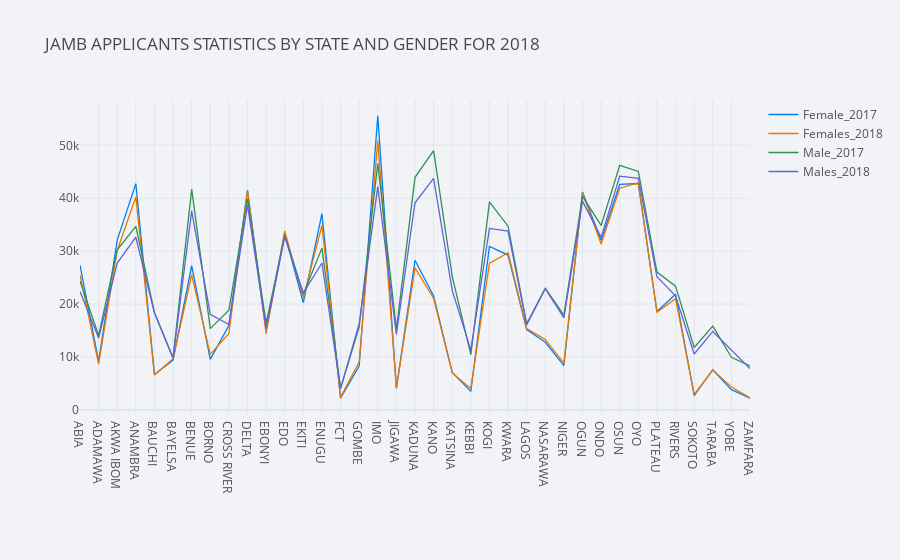

Write notebook code for a chart like this one.
### Code cell
Data1.iloc[0:37,:].iplot(x="State",y=["Female_2017","Females_2018","Male_2017","Males_2018"],
                         theme='polar',title="JAMB APPLICANTS STATISTICS BY STATE AND GENDER FOR 2018")

### Figure 1 — Plotly figure (JSON) as saved in the notebook; plotly's stock layout.template omitted (floating-point values rounded to 4 significant figures)
{"data": [{"line": {"color": "rgba(0, 128, 240, 1.0)", "dash": "solid", "shape": "linear", "width": 1.3}, "mode": "lines", "name": "Female_2017", "text": "", "type": "scatter", "x": ["ABIA                ", "ADAMAWA             ", "AKWA IBOM           ", "ANAMBRA             ", "BAUCHI              ", "BAYELSA             ", "BENUE               ", "BORNO               ", "CROSS RIVER         ", "DELTA               ", "EBONYI              ", "EDO                 ", "EKITI               ", "ENUGU               ", "FCT                 ", "GOMBE               ", "IMO                 ", "JIGAWA              ", "KADUNA              ", "KANO                ", "KATSINA             ", "KEBBI               ", "KOGI                ", "KWARA               ", "LAGOS               ", "NASARAWA            ", "NIGER               ", "OGUN                ", "ONDO                ", "OSUN                ", "OYO                 ", "PLATEAU             ", "RIVERS              ", "SOKOTO              ", "TARABA              ", "YOBE                ", "ZAMFARA             "], "y": [27351, 9187, 32081, 42764, 6681, 9416, 27239, 9547, 15948, 41554, 14962, 33260, 20250, 37086, 2192, 8288, 55593, 4056, 28272, 21517, 7098, 3499, 30889, 29263, 15180, 12785, 8349, 41190, 32060, 42600, 42772, 18581, 21838, 2691, 7593, 3825, 2209]}, {"line": {"color": "rgba(238, 118, 0, 1.0)", "dash": "solid", "shape": "linear", "width": 1.3}, "mode": "lines", "name": "Females_2018", "text": "", "type": "scatter", "x": ["ABIA                ", "ADAMAWA             ", "AKWA IBOM           ", "ANAMBRA             ", "BAUCHI              ", "BAYELSA             ", "BENUE               ", "BORNO               ", "CROSS RIVER         ", "DELTA               ", "EBONYI              ", "EDO                 ", "EKITI               ", "ENUGU               ", "FCT                 ", "GOMBE               ", "IMO                 ", "JIGAWA              ", "KADUNA              ", "KANO                ", "KATSINA             ", "KEBBI               ", "KOGI                ", "KWARA               ", "LAGOS               ", "NASARAWA            ", "NIGER               ", "OGUN                ", "ONDO                ", "OSUN                ", "OYO                 ", "PLATEAU             ", "RIVERS              ", "SOKOTO              ", "TARABA              ", "YOBE                ", "ZAMFARA             "], "y": [25487, 8636, 30120, 40242, 6615, 9676, 25514, 10482, 14437, 41373, 14418, 33826, 21161, 34877, 2411, 9021, 50866, 4109, 26854, 21066, 6985, 4053, 27688, 29718, 15375, 13298, 8827, 41006, 31342, 41893, 42910, 18451, 21006, 2926, 7530, 4315, 2279]}, {"line": {"color": "rgba(48, 144, 84, 1.0)", "dash": "solid", "shape": "linear", "width": 1.3}, "mode": "lines", "name": "Male_2017", "text": "", "type": "scatter", "x": ["ABIA                ", "ADAMAWA             ", "AKWA IBOM           ", "ANAMBRA             ", "BAUCHI              ", "BAYELSA             ", "BENUE               ", "BORNO               ", "CROSS RIVER         ", "DELTA               ", "EBONYI              ", "EDO                 ", "EKITI               ", "ENUGU               ", "FCT                 ", "GOMBE               ", "IMO                 ", "JIGAWA              ", "KADUNA              ", "KANO                ", "KATSINA             ", "KEBBI               ", "KOGI                ", "KWARA               ", "LAGOS               ", "NASARAWA            ", "NIGER               ", "OGUN                ", "ONDO                ", "OSUN                ", "OYO                 ", "PLATEAU             ", "RIVERS              ", "SOKOTO              ", "TARABA              ", "YOBE                ", "ZAMFARA             "], "y": [24299, 14056, 30260, 34688, 18427, 9831, 41731, 15351, 18838, 39924, 16412, 33001, 21845, 30569, 4078, 15623, 46595, 15217, 43947, 48981, 25241, 10428, 39308, 34718, 16263, 22968, 17894, 40346, 34851, 46203, 45055, 26052, 23386, 11787, 15824, 9942, 8313]}, {"line": {"color": "rgba(98, 98, 222, 1.0)", "dash": "solid", "shape": "linear", "width": 1.3}, "mode": "lines", "name": "Males_2018", "text": "", "type": "scatter", "x": ["ABIA                ", "ADAMAWA             ", "AKWA IBOM           ", "ANAMBRA             ", "BAUCHI              ", "BAYELSA             ", "BENUE               ", "BORNO               ", "CROSS RIVER         ", "DELTA               ", "EBONYI              ", "EDO                 ", "EKITI               ", "ENUGU               ", "FCT                 ", "GOMBE               ", "IMO                 ", "JIGAWA              ", "KADUNA              ", "KANO                ", "KATSINA             ", "KEBBI               ", "KOGI                ", "KWARA               ", "LAGOS               ", "NASARAWA            ", "NIGER               ", "OGUN                ", "ONDO                ", "OSUN                ", "OYO                 ", "PLATEAU             ", "RIVERS              ", "SOKOTO              ", "TARABA              ", "YOBE                ", "ZAMFARA             "], "y": [22361, 13587, 27737, 32629, 18287, 9775, 37602, 18054, 16147, 38758, 15424, 32726, 22119, 27762, 4027, 16274, 42182, 14256, 39138, 43752, 22597, 11288, 34287, 33779, 16062, 22927, 17381, 39447, 32608, 44172, 43777, 25150, 21554, 10567, 14824, 11221, 7811]}], "layout": {"legend": {"bgcolor": "#F2F3F7", "font": {"color": "#505050"}}, "paper_bgcolor": "#F2F3F7", "plot_bgcolor": "#F2F3F7", "title": {"font": {"color": "#484848"}, "text": "JAMB APPLICANTS STATISTICS BY STATE AND GENDER FOR 2018"}, "xaxis": {"gridcolor": "#E1E5ED", "showgrid": true, "tickfont": {"color": "#505050"}, "title": {"font": {"color": "#505050"}, "text": ""}, "zerolinecolor": "#E1E5ED"}, "yaxis": {"gridcolor": "#E1E5ED", "showgrid": true, "tickfont": {"color": "#505050"}, "title": {"font": {"color": "#505050"}, "text": ""}, "zerolinecolor": "#E1E5ED"}}}
